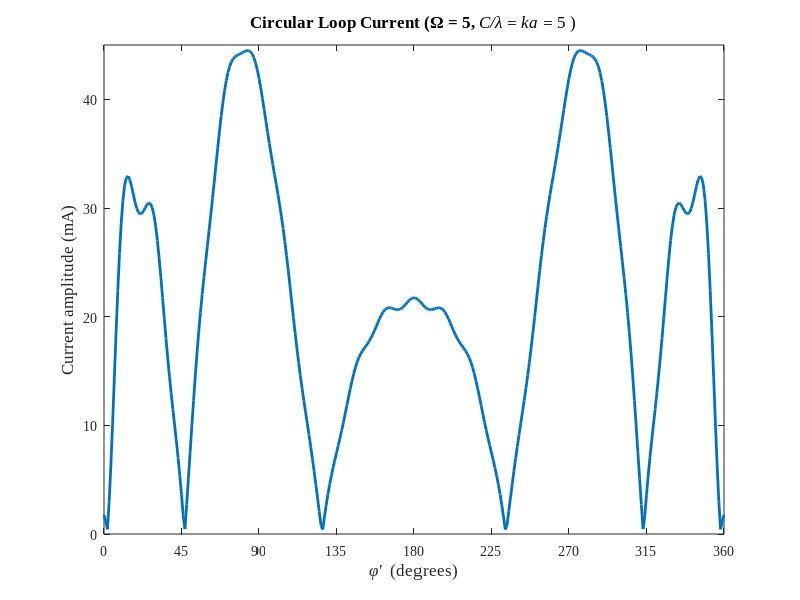
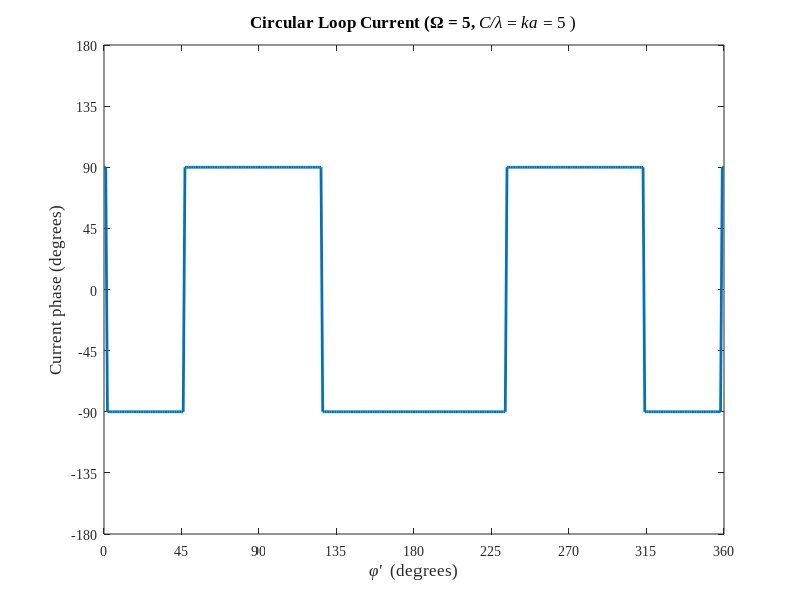
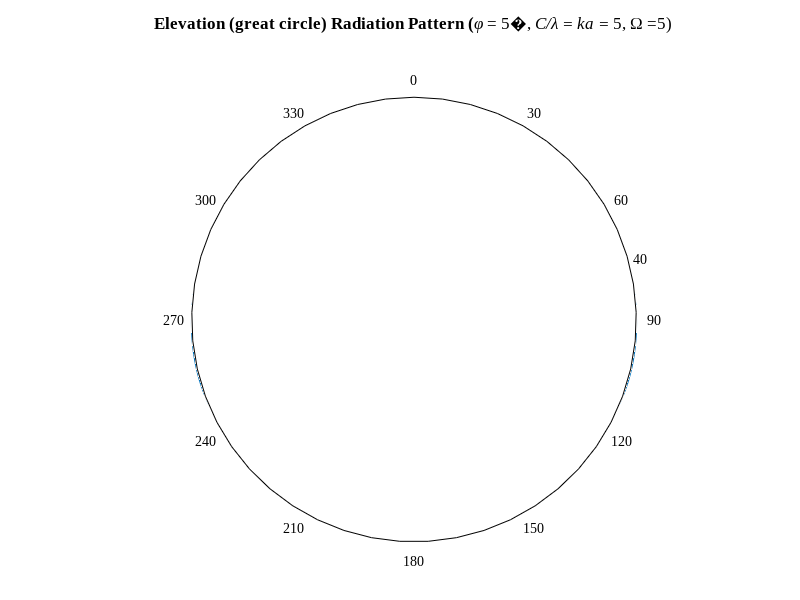
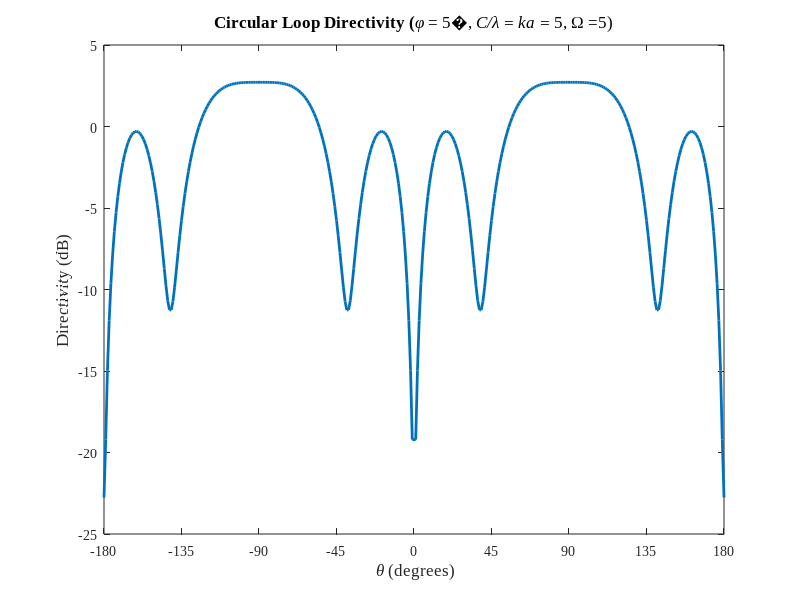

Source code (MATLAB) for these figures, in order:
%%%%%%%%%%%%%%%%%%%%%%%%%%%%%%%%%%%%%%%%%%%%%%%%%%%%%%%%%%%%%%%%%%%%%%%%%%%
%       Circular Loop Antenna with Non-Uniform Current                    %
%                                                                         %
% This program computes the characteristics of a circular loop antenna    %
% with non-uniform current.                                               %
%  The inputs are:                                                        %
%       * The radius of the loop a (in wavelengths) and the radius of the %
%         wire b (in wavelengths), or Omega and the circumference (in     %
%         wavelengths)                                                    %
%       * For a conical radiation pattern: the angle theta (in degrees)   %
%         or for an elevation (great circle) radiation pattern: the angle %
%         phi (in degrees)                                                %
%                                                                         %
%   The outputs are:                                                      %
%       * Current distribution                                            %
%       * Input impedance                                                 %
%       * 2-D conical pattern for a given theta angle                     %
%         or 2-D elevation (great circle) pattern for a given elevation   %
%         angle                                                           %
%       * Directivity pattern (in dB)                                     %
%       * Maximum directivity (dimensionless and in dB)                   %
%  By: Alix Rivera-Albino                                                 %
%     May 2014                                                            %
%%%%%%%%%%%%%%%%%%%%%%%%%%%%%%%%%%%%%%%%%%%%%%%%%%%%%%%%%%%%%%%%%%%%%%%%%%%

clc
clear all
close all
warning('off','all');
set(0,'DefaultAxesFontName', 'Times New Roman');

fprintf('   CIRCULAR LOOP ANTENNA WITH NON-UNIFORM CURRENT\n')
fprintf('-----------------------------------------------------------\n\n')
fprintf(' Inputs: \n')
fprintf('----------\n')

fprintf('Select one of the following options:\n')
fprintf(' (1)Enter the radius of the loop a (in wavelengths), and the radius of the wire b (in wavelengths)\n')
fprintf(' (2)Enter Omega (Omega= 2*ln(2*pi*a/b)) and the circumference in wavelengths (C/lambda = ka)\n');
opt= input ('      Selected option: ');

if opt==1
    a=input('Enter the radius of the loop a (in wavelengths)= ');
    b=input('Enter the radius of the wire b (in wavelengths)= ');
    omega= 2*log(2*pi*a/b);
    C=2*pi*a;
else
    omega=input('Enter the value of Omega = 2*ln(2*pi*a/b))= ');
    C=input('Enter the loop circumference (in wavelengths), C/lambda = ka  = ');
    a = C/(2*pi);
    b= (2*pi*a/exp(omega/2));
end

fprintf('Select one of the following options: \n')
fprintf(' (1) Conical Radiation Pattern \n (2) Elevation (great circle) Radiation Pattern \n');

pat= input ('      Selected option: ');
if pat==1
    thetade= input('Enter the angle theta in degrees = ');
else
    phide= input ('Enter the angle phi in degrees = ');
end

fprintf('Besides the amplitude and directivity patterns, do you want also a plot of the impedance for circumference sizes from 0 to 2.5 wavelengths?\n')
imp= input('(1) Yes (2) No : ' );
t1=tic;
%-------------------------------------------------------------------------%
%                           Variables                                     %
%-------------------------------------------------------------------------%
gammae=0.577215664901532;
tol=1e-6;
eta=120*pi;
n0=2*a/b*exp(-gammae);
JO =log(n0/4.5)/(n0/4.5)*real(-expint(-log(n0/4.5)));
modemax=5;
modemaxc=21;
K0=besselk(0,(1:modemaxc+1).*b./a);
I0=besseli(0,(1:modemaxc+1).*b./a);
ac=zeros(1,modemax);
N=zeros(modemax+1,1);

%-------------------------------------------------------------------------%
%            Impedance for different loop circumferences                  %
%-------------------------------------------------------------------------%

if imp==1
    kav=0:0.01:2.5;
    Z=zeros(1, length(kav));
    psis=2.*pi./log(n0./4.5).*kav./4.5.*(JO+1/3.*(kav./4.5).^2);
    for kk=1:length(kav)
        ka=kav(kk);
        
        N0=(1./pi.*log(8.*a./b)-1./2.*1/pi...
            .*dblquad(@(phi,x) sin(x.*sin(phi)),0, pi, 0,2*ka,tol) ...
            -1./2.*quad(@(x)1j.*besselj(0,x), 0, 2.*ka,tol));
        
        for m=1:6
            Cm=log(4.*m)+gammae-2.*sum((2.*(0:m-1)+1).^-1);
            N(m,1)= (1./pi.*(K0(m).*I0(m)+Cm)-1/2.*1/pi.*...
                dblquad(@(phi,x) sin(x.*sin(phi)-2*m.*phi),0, pi, 0,2*ka,tol) ...
                -1/2.*quad(@(x)1j.*besselj(2.*m, x), 0, 2.*ka,tol));
        end
        a0=ka*N(1,1);
        ac(1)=ka.*(N(2,1)+N0)/2-1/ka.*N(1,1);
        for m=2:5
            ac(m)=ka.*(N(m+1,1)+N(m-1,1))/2-m^2/ka.*N(m,1);
        end
        Z(kk)=1j*pi*eta./ (1./a0+2*sum(1./ac)-psis(kk));
    end
    %IMPEDANCE
    figure
    plot (kav, real(Z), kav,imag(Z),'r--','LineWidth', 2.2)
    xlabel( '\it C/\lambda = ka \rm( circumference in wavelengths)', 'FontSize',12)
    ylabel('Input Resistance, Input Reactance (Ohms)', 'FontSize',12)
    legend('Input Resistance','Input Reactance')
    s=char(['Circular loop Impedance, \Omega = ', num2str(omega)]);
    title (s, 'FontSize',12)
    
end
%-------------------------------------------------------------------------%
%            Impedance for the desired loop circumference                 %
%-------------------------------------------------------------------------%
ka=C;
psis=2.*pi./log(n0./4.5).*ka./4.5.*(JO+1/3.*(ka./4.5).^2);
N0=(1./pi.*log(8.*a./b)-1./2.*1/pi...
    .*dblquad(@(phi,x) sin(x.*sin(phi)),0, pi, 0,2*ka,tol) ...
    -1./2.*quad(@(x)1j.*besselj(0,x), 0, 2.*ka,tol));

for m=1:6
    Cm=log(4.*m)+gammae-2.*sum((2.*(0:m-1)+1).^-1);
    N(m,1)= (1./pi.*(K0(m).*I0(m)+Cm)-1/2.*1/pi.*...
        dblquad(@(phi,x) sin(x.*sin(phi)-2*m.*phi),0, pi, 0,2*ka,tol) ...
        -1/2.*quad(@(x)1j.*besselj(2.*m, x), 0, 2.*ka,tol));
end
a0=ka*N(1,1);
ac(1)=ka.*(N(2,1)+N0)/2-1/ka.*N(1,1);
for m=2:5
    ac(m)=ka.*(N(m+1,1)+N(m-1,1))/2-m^2/ka.*N(m,1);
end
Zc=1j*pi*eta./ (1./a0+2*sum(1./ac)-psis);


%-------------------------------------------------------------------------%
%              Current for the desired loop circumference                 %
%-------------------------------------------------------------------------%
phid=0:360;
I=zeros(1,length(phid));

for m=7:modemaxc+1
    Cm=log(4.*m)+gammae-2.*sum((2.*(0:m-1)+1).^-1);
    N(m,1)= (1./pi.*(K0(m).*I0(m)+Cm)-1/2.*1/pi.*dblquad(@(phi,x) sin(x.*sin(phi)-2*m.*phi),0, pi, 0,2*ka,tol) ...
        -1/2.*quad(@(x)1j.*besselj(2.*m, x), 0, 2.*ka,tol));
end

for m=6:modemaxc
    ac(m)=ka.*(N(m+1,1)+N(m-1,1))/2-m^2/ka.*N(m,1);
end
for kk=1:length(phid)
    I(kk)=1/(1j*pi*eta)*(1/a0+2*sum(cosd((1:modemaxc)*phid(kk))./ac));
end


%CURRENT
figure
plot(phid,abs(I)/10^-3, 'LineWidth', 2)
xlabel( '\it{\phi\prime} \rm (degrees)', 'FontSize',12)
ylabel('Current amplitude (mA)', 'FontSize',12)
s=char(['Circular Loop Current (\Omega = ', num2str(omega), ',\it C/\lambda = ka =\rm ', num2str(C), ' )' ]);
title (s, 'FontSize',12)
xlim([0 360])
set(gca,'XTick',[0:45:360])
ylim([floor(min(abs(I)/10^-3) ) ceil(max(abs(I)/10^-3))]);


figure
plot(phid,(angle(I))*180/pi, 'LineWidth', 2)
xlabel( '\it{\phi\prime} \rm (degrees)', 'FontSize',12)
ylabel('Current phase (degrees)', 'FontSize',12)
s=char(['Circular Loop Current (\Omega = ', num2str(omega), ',\it C/\lambda = ka =\rm ', num2str(C), ' )' ]);
title (s, 'FontSize',12)
axis([0 360 -180 180])
set(gca,'XTick',[0:45:360]);
set(gca,'YTick',[-180:45:180]);
%-------------------------------------------------------------------------%
%                            Electric Field                               %
%-------------------------------------------------------------------------%
In=1j./(pi.*eta).*[1./a0,2./ac];
n=0:modemaxc;

if pat==1
    phid=0:360;
    theta=thetade*pi/180;
    for jj=1:length (phid)
        phi=phid(jj).*pi/180;
        w=C.*sin(theta);
        ETheta(jj)=-eta/2*cot(theta).*sum(n.*(1j).^n.*In.*sin(n.*phi).*besselj(n,w));
        EPhi(jj)=-eta/2*C.*sum((1j).^n.*In.*cos(n.*phi).* 0.5.*(besselj(n-1,w) - besselj(n+1,w)));
    end
    ang=phid*pi/180;
else
    thetad=-180:180;
    phi=phide*pi/180;
    for jj=1:length (thetad)
        theta=thetad(jj).*pi/180;
        w=C.*sin(theta);
        ETheta(jj)=-eta/2*cot(theta).*sum(n.*(1j).^n.*In.*sin(n.*phi).*besselj(n,w));
        EPhi(jj)=-eta/2*C.*sum((1j).^n.*In.*cos(n.*phi).* 0.5.*(besselj(n-1,w) - besselj(n+1,w)));
        ang=thetad*pi/180;
    end
end

E=ETheta +EPhi;
Emag=abs(E);
Emag=Emag/max(max(Emag));
Emag=20*log10(Emag);
Emag=Emag+40;
Emag(Emag<0)=0;
ange=ang;
ange(isnan(Emag))=[];
Emag(isnan(Emag))=[];
%Electric Field
figure
h=polar(ange, Emag);

view([90 -90])
set (h,'linewidth',2);
hold on
t = 0 : .01 : pi/2;
P = polar(t, 40 * ones(size(t)));
set(P, 'Visible', 'off')
hold on
t = 0 : .01 :  pi/2;
P = polar(t, 0 * ones(size(t)));

set(P, 'Visible', 'off')
set(0, 'ShowHiddenHandles', 'on')
set(findobj(gca, 'String', '  40'),'String', '  0'  );
set(findobj(gca, 'String', '  30'),'String', '-10');
set(findobj(gca, 'String', '  20'),'String', '-20');
set(findobj(gca, 'String', '  10'),'String', '-30');
if pat ==2
    set(0, 'ShowHiddenHandles', 'off')
    set(findall(gcf, 'String', '330') ,'String', '30');
    set(findall(gcf, 'String', '300') ,'String', '60');
    set(findall(gcf, 'String', '270') ,'String', '90');
    set(findall(gcf, 'String', '240') ,'String', '120');
    set(findall(gcf, 'String', '210') ,'String', '150');
end
pos=get(gca,'Position')-[0 0.05 0 0];
set(gca,'Position',pos)
if pat==1
    t=title(['Conical Radiation Pattern (\it{\theta}\rm{ = }' num2str(thetade) char(176), ', \it C/\lambda = ka =\rm ', num2str(C),', \Omega =', num2str(omega),  ')'],'FontSize',12);
else
    t=title(['Elevation (great circle) Radiation Pattern (\it{\phi}\rm{ = }' num2str(phide) char(176) , ',\it C/\lambda = ka =\rm ', num2str(C),', \Omega =', num2str(omega),  ')'],'FontSize',12);
end

post=get(t,'Position')+[5 0 0];
set(t,'Position', post);

%-------------------------------------------------------------------------%
%                 Directivity at desired plane
%-------------------------------------------------------------------------%

U=1./(2.*eta).*(abs(ETheta).^2+abs(EPhi).^2);

int1 = dblquad(@(phi,th) abs(cot(th)).^2.*...
    abs(1.*(1j).^1.*In(2).*sin(1.*phi).*besselj(1,C.*sin(th))+...
    2.*(1j).^2.*In(3).*sin(2.*phi).*besselj(2,C.*sin(th))+...
    3.*(1j).^3.*In(4).*sin(3.*phi).*besselj(3,C.*sin(th))+...
    4.*(1j).^4.*In(5).*sin(4.*phi).*besselj(4,C.*sin(th))+...
    5.*(1j).^5.*In(6).*sin(5.*phi).*besselj(5,C.*sin(th))+...
    6.*(1j).^6.*In(7).*sin(6.*phi).*besselj(6,C.*sin(th))+...
    7.*(1j).^7.*In(8).*sin(7.*phi).*besselj(7,C.*sin(th))+...
    8.*(1j).^8.*In(9).*sin(8.*phi).*besselj(8,C.*sin(th))+...
    9.*(1j).^9.*In(10).*sin(9.*phi).*besselj(9,C.*sin(th))+...
    10.*(1j).^10.*In(11).*sin(10.*phi).*besselj(10,C.*sin(th))+...
    11.*(1j).^11.*In(12).*sin(11.*phi).*besselj(11,C.*sin(th))+...
    12.*(1j).^12.*In(13).*sin(12.*phi).*besselj(12,C.*sin(th))+...
    13.*(1j).^13.*In(14).*sin(13.*phi).*besselj(13,C.*sin(th))+...
    14.*(1j).^14.*In(15).*sin(14.*phi).*besselj(14,C.*sin(th))+...
    15.*(1j).^15.*In(16).*sin(15.*phi).*besselj(15,C.*sin(th))+...
    16.*(1j).^16.*In(17).*sin(16.*phi).*besselj(16,C.*sin(th))+...
    17.*(1j).^17.*In(18).*sin(17.*phi).*besselj(17,C.*sin(th))+...
    18.*(1j).^18.*In(19).*sin(18.*phi).*besselj(18,C.*sin(th))+...
    19.*(1j).^19.*In(20).*sin(19.*phi).*besselj(19,C.*sin(th))+...
    20.*(1j).^20.*In(21).*sin(20.*phi).*besselj(20,C.*sin(th))+...
    21.*(1j).^21.*In(22).*sin(21.*phi).*besselj(21,C.*sin(th))).^2.*...
    sin(th), 0,2.*pi,0 ,pi);


int2 = dblquad(@(phi,th) ...
    abs((1j).^0.*In(1).*cos(0.*phi).*0.5.*(besselj(-1,C.*sin(th))- besselj(1,C.*sin(th)))+...
    (1j).^1.*In(2).*cos(1.*phi).*0.5.*(besselj(0,C.*sin(th)) - besselj(2,C.*sin(th)))+...
    (1j).^2.*In(3).*cos(2.*phi).*0.5.*(besselj(1,C.*sin(th)) - besselj(3,C.*sin(th)))+...
    (1j).^3.*In(4).*cos(3.*phi).*0.5.*(besselj(2,C.*sin(th)) - besselj(4,C.*sin(th)))+...
    (1j).^4.*In(5).*cos(4.*phi).*0.5.*(besselj(3,C.*sin(th)) - besselj(5,C.*sin(th)))+...
    (1j).^5.*In(6).*cos(5.*phi).*0.5.*(besselj(4,C.*sin(th)) - besselj(6,C.*sin(th)))+...
    (1j).^6.*In(7).*cos(6.*phi).*0.5.*(besselj(5,C.*sin(th))- besselj(7,C.*sin(th)))+...
    (1j).^7.*In(8).*cos(7.*phi).*0.5.*(besselj(6,C.*sin(th)) - besselj(8,C.*sin(th)))+...
    (1j).^8.*In(9).*cos(8.*phi).*0.5.*(besselj(7,C.*sin(th)) - besselj(9,C.*sin(th)))+...
    (1j).^9.*In(10).*cos(9.*phi).*0.5.*(besselj(8,C.*sin(th)) - besselj(10,C.*sin(th)))+...
    (1j).^10.*In(11).*cos(10.*phi).*0.5.*(besselj(9,C.*sin(th)) - besselj(11,C.*sin(th)))+...
    (1j).^11.*In(12).*cos(11.*phi).*0.5.*(besselj(10,C.*sin(th)) - besselj(12,C.*sin(th)))+...
    (1j).^12.*In(13).*cos(12.*phi).*0.5.*(besselj(11,C.*sin(th))- besselj(13,C.*sin(th)))+...
    (1j).^13.*In(14).*cos(13.*phi).*0.5.*(besselj(12,C.*sin(th)) - besselj(14,C.*sin(th)))+...
    (1j).^14.*In(15).*cos(14.*phi).*0.5.*(besselj(13,C.*sin(th)) - besselj(15,C.*sin(th)))+...
    (1j).^15.*In(16).*cos(15.*phi).*0.5.*(besselj(14,C.*sin(th)) - besselj(16,C.*sin(th)))+...
    (1j).^16.*In(17).*cos(16.*phi).*0.5.*(besselj(15,C.*sin(th)) - besselj(17,C.*sin(th)))+...
    (1j).^17.*In(18).*cos(17.*phi).*0.5.*(besselj(16,C.*sin(th)) - besselj(18,C.*sin(th)))+...
    (1j).^18.*In(19).*cos(18.*phi).*0.5.*(besselj(17,C.*sin(th))- besselj(19,C.*sin(th)))+...
    (1j).^19.*In(20).*cos(19.*phi).*0.5.*(besselj(18,C.*sin(th)) - besselj(20,C.*sin(th)))+...
    (1j).^20.*In(21).*cos(20.*phi).*0.5.*(besselj(19,C.*sin(th)) - besselj(21,C.*sin(th)))+...
    (1j).^21.*In(22).*cos(21.*phi).*0.5.*(besselj(20,C.*sin(th)) - besselj(22,C.*sin(th)))).^2.*...
    sin(th), 0,2.*pi,0 ,pi);

Prad=eta/8*int1+eta*(C)^2/8*int2;

De= 4*pi*U./Prad;
Dedb= 10*log10(De);
ang(isnan(Dedb))=[];
Dedb(isnan(Dedb))=[];


figure
plot(ang*180/pi, Dedb, 'LineWidth',2);
if pat ==1
    xlabel( '\it \phi \rm(degrees)', 'FontSize',12)
else
    xlabel( '\it \theta \rm(degrees)', 'FontSize',12)
end

ylabel('Directivity (dB)', 'FontSize',12)
if pat==1
    s= char(['Circular Loop Directivity (\it{\theta}\rm{ = }' num2str(thetade) char(176), ', \it C/\lambda = ka =\rm ', num2str(C),', \Omega =', num2str(omega),  ')']);
else
    s=char(['Circular Loop Directivity (\it{\phi}\rm{ = }' num2str(phide) char(176) , ',\it C/\lambda = ka =\rm ', num2str(C),', \Omega =', num2str(omega),  ')']);
end
title (s, 'FontSize',12)
xlim([min(ang*180/pi) max(ang*180/pi)])
if pat==1
    set(gca,'XTick',[0:45:360])
else
    set(gca,'XTick',[-180:45:180])
end
%-------------------------------------------------------------------------%
%                       Maximum Directivity
%-------------------------------------------------------------------------%
thetadl= 0:180;
phidl=0:360;

for kk= 1: length (thetadl)
    theta=thetadl(kk)*pi/180;
    for jj=1:length (phidl)
        phi=phidl(jj).*pi/180;
        w=C.*sin(theta);
        ETheta(jj,kk)=-eta/2*cot(theta).*sum(n.*(1j).^n.*In.*sin(n.*phi).*besselj(n,w));
        EPhi(jj,kk)=-eta/2*C.*sum((1j).^n.*In.*cos(n.*phi).* 0.5.*(besselj(n-1,w) - besselj(n+1,w)));
    end
    ang=phid*pi/180;
end

U=1./(2.*eta).*(abs(ETheta).^2+abs(EPhi).^2);

Dm= 4*pi*U./Prad;
Dmdb= 10*log10(Dm);

%-------------------------------------------------------------------------%
%                       Print Outs
%-------------------------------------------------------------------------%
fprintf('\n\n Outputs: \n')
fprintf('----------\n')
if imag(Zc)>0
    fprintf('The input impedance is: Zin = %.2f + j %.2f\n', real(Zc), imag(Zc))
else
    fprintf('The input impedance is: Zin = %.2f - j %.2f \n', real(Zc), abs(imag(Zc)))
end
if pat==1
    fprintf('The maximum directivity [in the plane theta = %g (degrees)] is: D =  %.2f (dimensionless)=  %.2f dB\n', thetade,max (De), max(Dedb))
else
    fprintf('The maximum directivity [in the plane phi =  %g (degrees)] is: D =  %.2f (dimensionless)=  %.2f dB\n', phide, max(De), max(Dedb))
end

fprintf('The maximum directivity overall is: D = %.2f (dimensionless)=  %.2f dB \n', max(max(Dm)), max(max((Dmdb))))

[pdm, tdm]= find(Dmdb(1:360, 1:181)==max(max((Dmdb))));

for gg=1:length(pdm)
    fprintf('  The maximum directivity overall occurs at: (phi, theta) = ( %g degrees, %g degrees)\n', phidl(pdm(gg)), thetadl(tdm(gg)));
end

t2= toc(t1);
